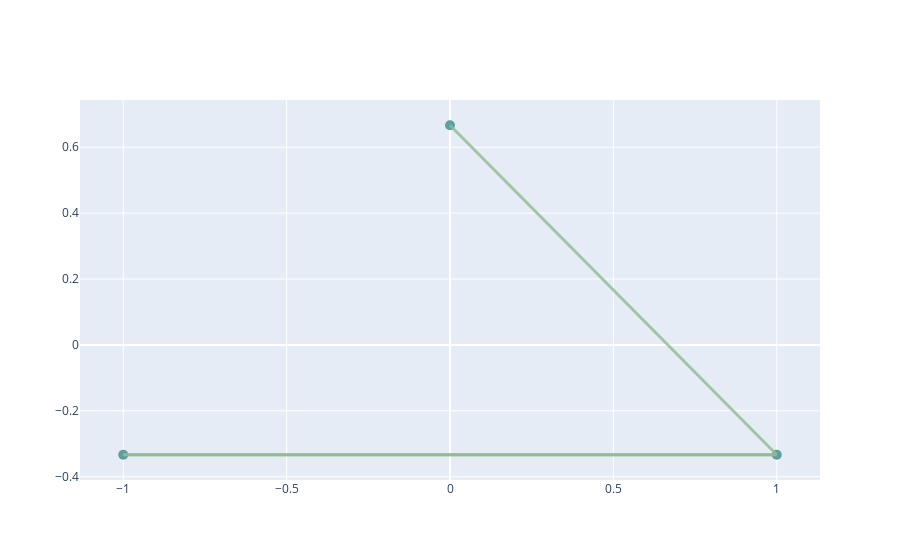

Notebook source saved alongside this figure:
### Code cell
network.iplot()

### Figure 1 — Plotly figure (JSON) as saved in the notebook; plotly's stock layout.template omitted (floating-point values rounded to 4 significant figures)
{"data": [{"hoverinfo": "text", "marker": {"color": "cadetblue", "size": 10}, "mode": "markers", "opacity": 1, "text": ["Bus 0", "Bus 0 gas", "Bus 0 heat"], "type": "scatter", "x": [-1, 1, 0], "y": [-0.3333, -0.3333, 0.6667]}, {"hoverinfo": "text", "marker": {"opacity": 0}, "mode": "markers", "text": ["Link P2G", "Link generator", "Link boiler"], "type": "scatter", "x": [0, 0, 0.5], "y": [-0.3333, -0.3333, 0.1667]}], "layout": {"hovermode": "closest", "shapes": [{"line": {"color": "darkseagreen", "width": 3}, "opacity": 0.8, "type": "line", "x0": -1, "x1": 1, "y0": -0.3333, "y1": -0.3333}, {"line": {"color": "darkseagreen", "width": 3}, "opacity": 0.8, "type": "line", "x0": 1, "x1": -1, "y0": -0.3333, "y1": -0.3333}, {"line": {"color": "darkseagreen", "width": 3}, "opacity": 0.8, "type": "line", "x0": 1, "x1": 0, "y0": -0.3333, "y1": 0.6667}], "showlegend": false, "title": {"text": ""}}}
